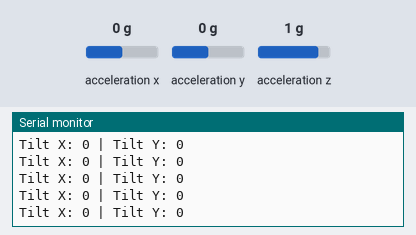
The sketch below on a simulated Arduino Uno, built with avr-gcc and run on an emulated ATmega328P. Parts: the last lines printed to the serial monitor. Wiring (inferred from the names in the program): MPU-6050 motion sensor at I2C address 0x68. Inputs (shaded band) come from the test bench; at power-on: acceleration x 0 g, acceleration y 0 g, acceleration z 1 g.

Above: at 1.2 s.
1.3 s: acceleration x set to -1.4 g
At 1.57 s:
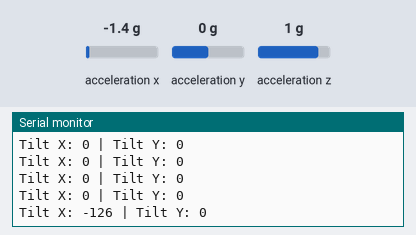
2.8 s: acceleration y set to -1.4 g
At 2.97 s:
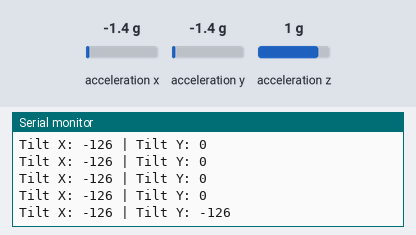
4.3 s: acceleration x set to -0.8 g
At 4.38 s:
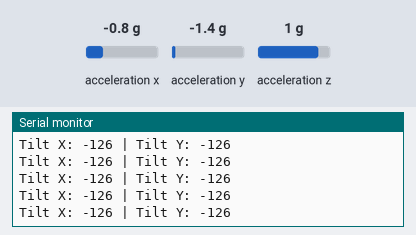
Timing chart, 0 to 7.3 s (numbered marks = the images above; inputs shaded):
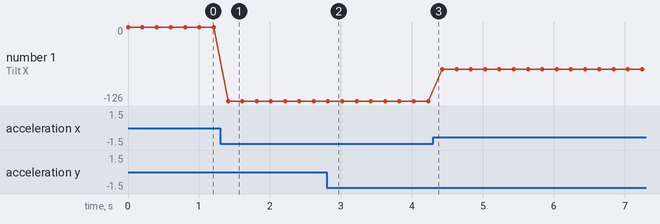

The sketch:

VeloX_Glove_Transmitter.ino
```cpp
#include <Wire.h>

const int MPU_addr = 0x68; // I2C address of MPU6050
int16_t AcX, AcY;

void setup() {
  Wire.begin();
  Wire.beginTransmission(MPU_addr);
  Wire.write(0x6B); // Wake up the MPU-6050
  Wire.write(0);
  Wire.endTransmission(true);

  Serial.begin(9600);
  pinMode(2, INPUT_PULLUP); // Safety Button on Pin 2
}

void loop() {
  // Read the acceleration data directly from MPU6050 registers
  Wire.beginTransmission(MPU_addr);
  Wire.write(0x3B); // Starting register for Accelerometer (AcX)
  Wire.endTransmission(false);
  Wire.requestFrom(MPU_addr, 4, true); // Request 4 registers (2 for X, 2 for Y)

  AcX = Wire.read() << 8 | Wire.read(); // Combine high and low byte for X
  AcY = Wire.read() << 8 | Wire.read(); // Combine high and low byte for Y

  // Map raw accelerometer values (-16384 to 16384 for 2g) to angles
  int tiltX = map(AcX, -16384, 16384, -90, 90);
  int tiltY = map(AcY, -16384, 16384, -90, 90);

  // Print the mapped tilt angles to the Serial Monitor
  Serial.print("Tilt X: ");
  Serial.print(tiltX);
  Serial.print(" | Tilt Y: ");
  Serial.println(tiltY);

  delay(200); // Small delay to make the serial stream readable
}
```

Measured:
- after the input at 1.3 s, the serial monitor: prints a new line after 0.11 s (image 1)
- after the input at 2.8 s, the serial monitor: prints a new line at once (image 2)
- plotted number 1: 0 → -126 after the input at 1.3 s, -126 → -72 after the input at 4.3 s
